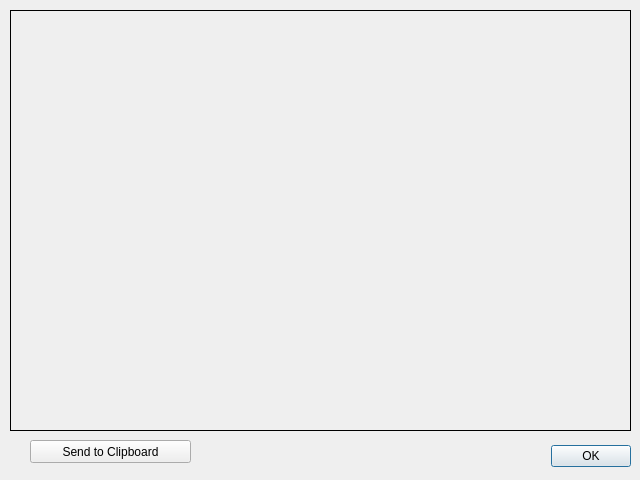
<?xml version="1.0" encoding="UTF-8"?>
<ui version="4.0">
 <class>Dialog</class>
 <widget class="QDialog" name="Dialog">
  <property name="geometry">
   <rect>
    <x>0</x>
    <y>0</y>
    <width>640</width>
    <height>480</height>
   </rect>
  </property>
  <property name="windowTitle">
   <string>Help Information</string>
  </property>
  <widget class="QDialogButtonBox" name="buttonBox">
   <property name="geometry">
    <rect>
     <x>480</x>
     <y>440</y>
     <width>151</width>
     <height>32</height>
    </rect>
   </property>
   <property name="orientation">
    <enum>Qt::Horizontal</enum>
   </property>
   <property name="standardButtons">
    <set>QDialogButtonBox::Ok</set>
   </property>
  </widget>
  <widget class="QLabel" name="label">
   <property name="geometry">
    <rect>
     <x>10</x>
     <y>10</y>
     <width>621</width>
     <height>421</height>
    </rect>
   </property>
   <property name="frameShape">
    <enum>QFrame::Box</enum>
   </property>
   <property name="frameShadow">
    <enum>QFrame::Plain</enum>
   </property>
   <property name="text">
    <string/>
   </property>
   <property name="alignment">
    <set>Qt::AlignLeading|Qt::AlignLeft|Qt::AlignTop</set>
   </property>
  </widget>
  <widget class="QPushButton" name="toClipboard">
   <property name="geometry">
    <rect>
     <x>30</x>
     <y>440</y>
     <width>161</width>
     <height>23</height>
    </rect>
   </property>
   <property name="text">
    <string>Send to Clipboard</string>
   </property>
  </widget>
 </widget>
 <resources/>
 <connections>
  <connection>
   <sender>buttonBox</sender>
   <signal>accepted()</signal>
   <receiver>Dialog</receiver>
   <slot>accept()</slot>
   <hints>
    <hint type="sourcelabel">
     <x>248</x>
     <y>254</y>
    </hint>
    <hint type="destinationlabel">
     <x>157</x>
     <y>274</y>
    </hint>
   </hints>
  </connection>
  <connection>
   <sender>buttonBox</sender>
   <signal>rejected()</signal>
   <receiver>Dialog</receiver>
   <slot>reject()</slot>
   <hints>
    <hint type="sourcelabel">
     <x>316</x>
     <y>260</y>
    </hint>
    <hint type="destinationlabel">
     <x>286</x>
     <y>274</y>
    </hint>
   </hints>
  </connection>
 </connections>
</ui>
